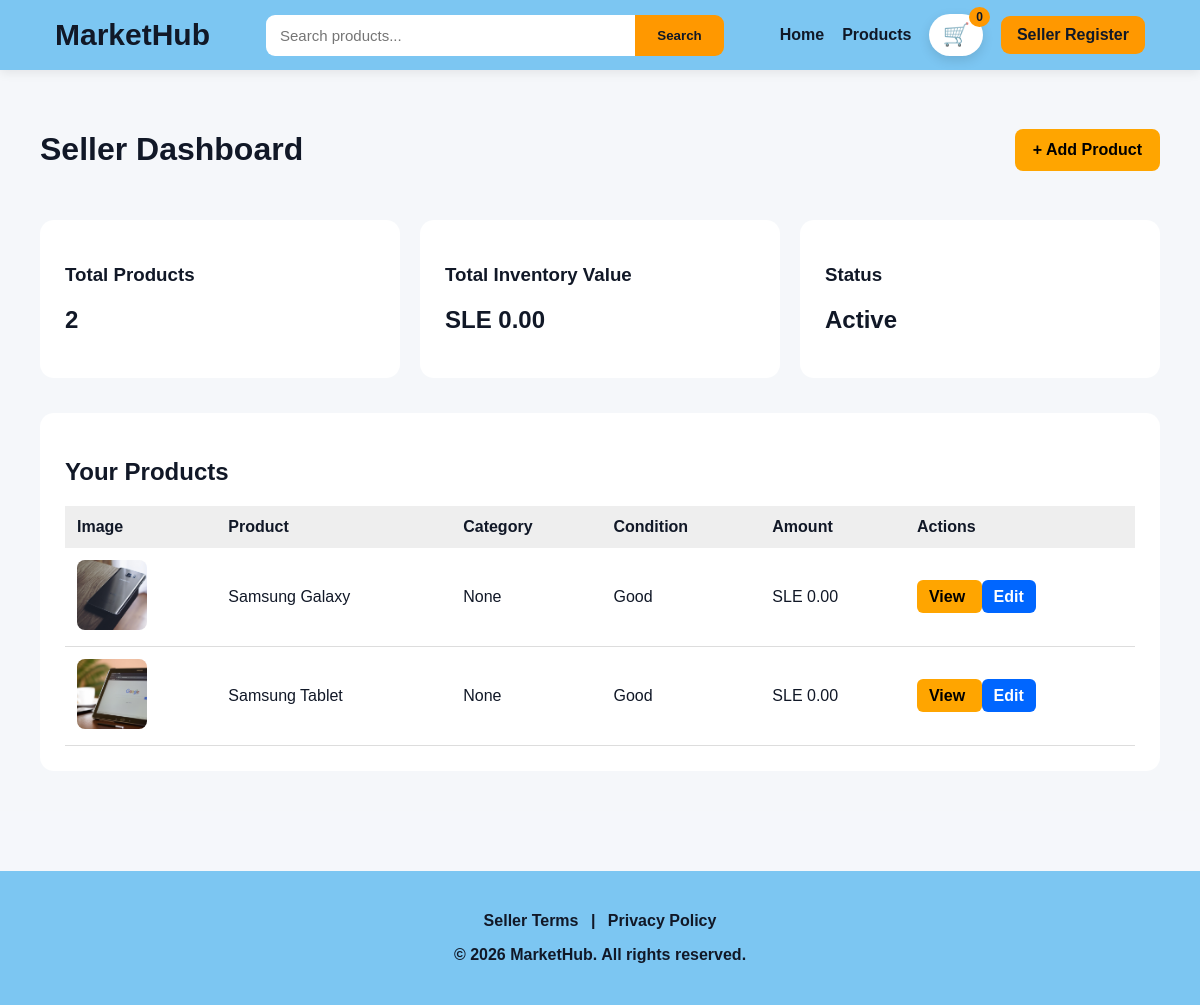
The app's page /dashboard/, older data.
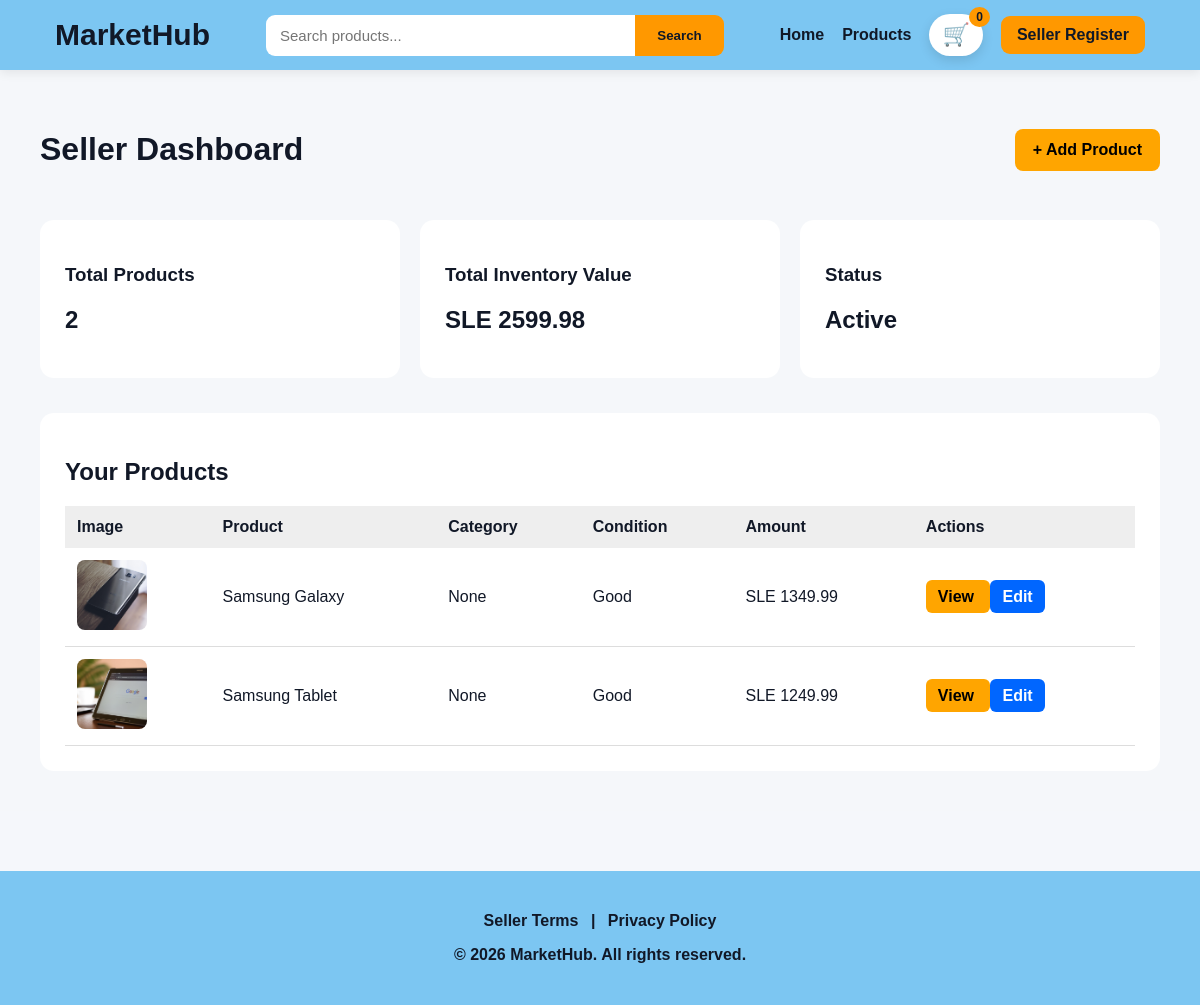
The same page, newer data.
### website/models.py (models this page shows, shortened)
class Product(models.Model):
    name = models.CharField(max_length=255)
    category = models.CharField(max_length=255, blank=True, null=True)
    amount = models.DecimalField(max_digits=10, decimal_places=2, default=0)
    description = models.TextField(blank=True, null=True)
    image = models.ImageField(upload_to="products/", blank=True, null=True)
    image_url = models.URLField(blank=True, null=True)

### website/views.py (the view)
# urls.py: path("dashboard/", views.seller_dashboard, name="seller_dashboard"),
def seller_dashboard(request):
    products = Product.objects.all()
    total_products = products.count()
    total_value = sum(product.amount for product in products)
    return render(request, "dashboard.html", {
        "products": products,
        "total_products": total_products,
        "total_value": total_value,
    })

### website/templates/dashboard.html (shortened to what this page needs)
{% extends "base.html" %}
{% block content %}
<div style="padding:40px; background:#f5f7fa; min-height:80vh;">
    <div style="display:flex; justify-content:space-between; align-items:center; margin-bottom:30px;">
        <h1>Seller Dashboard</h1>
        <a href="{% url 'add_product' %}"
           style="background:orange; color:black; padding:12px 18px; border-radius:8px; text-decoration:none; font-weight:bold;">
            + Add Product
        </a>
    </div>
    <div style="display:grid; grid-template-columns:repeat(3, 1fr); gap:20px; margin-bottom:35px;">
        <div style="background:white; padding:25px; border-radius:14px;">
            <h3>Total Products</h3>
            <h2>{{ total_products }}</h2>
        </div>
        <div style="background:white; padding:25px; border-radius:14px;">
            <h3>Total Inventory Value</h3>
            <h2>SLE {{ total_value|floatformat:2 }}</h2>
        </div>
        <div style="background:white; padding:25px; border-radius:14px;">
            <h3>Status</h3>
            <h2>Active</h2>
        </div>
    </div>
    <div style="background:white; padding:25px; border-radius:14px;">
        <h2>Your Products</h2>
        <table style="width:100%; border-collapse:collapse; margin-top:20px;">
            <thead>
                <tr style="background:#eee;">
                    <th style="padding:12px; text-align:left;">Image</th>
                    <th style="padding:12px; text-align:left;">Product</th>
                    <th style="padding:12px; text-align:left;">Category</th>
                    <th style="padding:12px; text-align:left;">Condition</th>
                    <th style="padding:12px; text-align:left;">Amount</th>
                    <th style="padding:12px; text-align:left;">Actions</th>
                </tr>
            </thead>
            <tbody>
                {% for product in products %}
                <tr style="border-bottom:1px solid #ddd;">
                    <td style="padding:12px;">
                        {% if product.image %}
                            <img src="{{ product.image.url }}" width="70" height="70" style="object-fit:cover; border-radius:8px;">
                        {% elif product.image_url %}
                            <img src="{{ product.image_url }}" width="70" height="70" style="object-fit:cover; border-radius:8px;">
                        {% else %}
                            No Image
                        {% endif %}
                    </td>
                    <td style="padding:12px;">{{ product.name }}</td>
                    <td style="padding:12px;">{{ product.category }}</td>
                    <td style="padding:12px;">{{ product.condition }}</td>
                    <td style="padding:12px;">SLE {{ product.amount|floatformat:2 }}</td>
                    <td style="padding:12px;">
                        <a href="{% url 'product_detail' product.id %}"
                           style="background:orange; padding:8px 12px; border-radius:6px; text-decoration:none; color:black; font-weight:bold;">
                            View
                        </a>
                        <a href="{% url 'edit_product' product.id %}"
                           style="background:#0066ff; padding:8px 12px; border-radius:6px; text-decoration:none; color:white; font-weight:bold;">
                            Edit
                        </a>
                    </td>
                </tr>
                {% empty %}
                <tr>
                    <td colspan="6" style="padding:20px;">No products found.</td>
                </tr>
                {% endfor %}
            </tbody>
        </table>
    </div>
</div>
{% endblock %}

Row changes from the older to the newer data that the page shows:
changed Product "Samsung Galaxy": amount "0.00" → "1349.99"
changed Product "Samsung Tablet": amount "0.00" → "1249.99"
Text that changed along with them:
{{ total_value|floatformat:2 }}: "0.00" → "2599.98"
